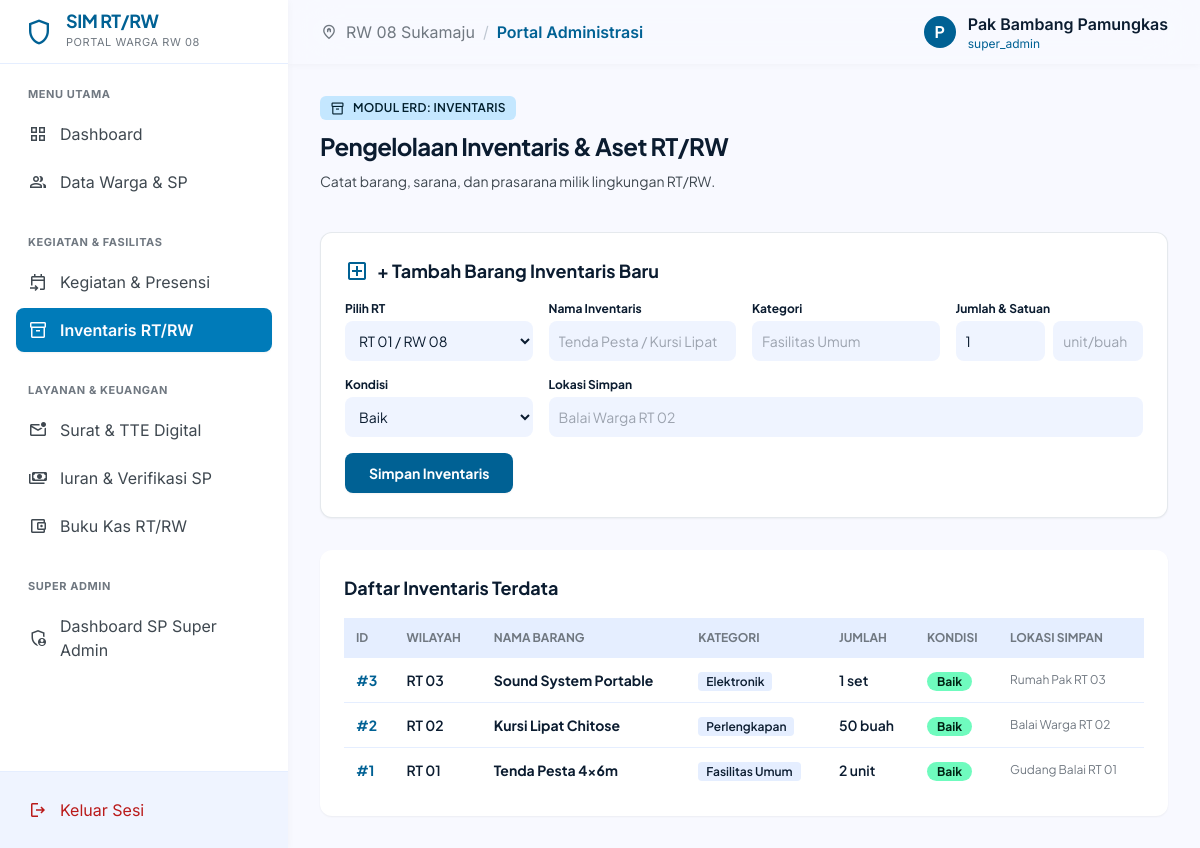
Screenshot of /admin/inventaris (signed in) with the database file from the repository.
### tables this page shows
CREATE TABLE inventaris (
            id_inventaris INTEGER PRIMARY KEY AUTOINCREMENT,
            id_rt INTEGER NOT NULL,
            nama_inventaris TEXT NOT NULL,
            kategori TEXT,
            jumlah INTEGER NOT NULL DEFAULT 0,
            satuan TEXT,
            kondisi TEXT DEFAULT 'Baik',
            lokasi_simpan TEXT,
            FOREIGN KEY (id_rt) REFERENCES rt(id_rt) ON DELETE CASCADE
        );

CREATE TABLE rt (
            id_rt INTEGER PRIMARY KEY AUTOINCREMENT,
            nomor_rt TEXT NOT NULL,
            rw TEXT NOT NULL,
            kelurahan TEXT NOT NULL,
            kecamatan TEXT NOT NULL
        );

### app.py (the view, shortened to what this page needs)
@app.route('/admin/inventaris', methods=['GET', 'POST'])
def admin_inventaris():
    if 'user_id' not in session or session.get('role') not in ['admin_rt', 'super_admin']:
        return redirect(url_for('login'))
    success_msg = None
    conn = db.get_db()
    cursor = conn.cursor()
    cursor.execute("SELECT * FROM rt")
    rt_list = [dict(row) for row in cursor.fetchall()]
    cursor.execute('''
        SELECT inv.*, r.nomor_rt
        FROM inventaris inv
        JOIN rt r ON inv.id_rt = r.id_rt
        ORDER BY inv.id_inventaris DESC
    ''')
    inventaris_list = [dict(row) for row in cursor.fetchall()]
    conn.close()
    return render_template('admin_inventaris.html', rt_list=rt_list, inventaris_list=inventaris_list, success_msg=success_msg)

### app.py (called while the page is built)
@app.context_processor
def inject_global_vars():
    return dict(now_date=datetime.now().strftime('%A, %d %b %Y'))

### db.py (called while the page is built)
def get_db():
    conn = sqlite3.connect(DB_FILE)
    conn.row_factory = sqlite3.Row
    return conn

### templates/admin_inventaris.html (shortened to what this page needs)
{% extends 'admin_base.html' %}
{% set active_page = 'inventaris' %}
{% block content %}
<div class="p-8 space-y-8 max-w-[1560px] mx-auto w-full">
    <div class="flex flex-col xl:flex-row xl:items-end justify-between gap-6 pb-2">
        <div class="space-y-2 max-w-3xl">
            <div class="inline-flex items-center gap-2 px-2.5 py-1 rounded-md bg-secondary-fixed text-on-secondary-fixed text-xs font-semibold tracking-wide uppercase">
                <span class="material-symbols-outlined text-[15px]">inventory_2</span>
                Modul ERD: INVENTARIS
            </div>
            <h1 class="font-headline-lg text-2xl font-bold text-on-surface tracking-tight">
                Pengelolaan Inventaris & Aset RT/RW
            </h1>
            <p class="font-body-md text-sm text-on-surface-variant leading-relaxed">
                Catat barang, sarana, dan prasarana milik lingkungan RT/RW.
            </p>
        </div>
    </div>
    <div class="bg-surface-container-lowest p-6 rounded-xl shadow-sm border border-outline-variant/40">
        <h2 class="text-lg font-bold text-on-surface mb-4 flex items-center gap-2">
            <span class="material-symbols-outlined text-primary">add_box</span>
            <span>+ Tambah Barang Inventaris Baru</span>
        </h2>
        <form action="/admin/inventaris/tambah" method="POST" class="grid grid-cols-1 md:grid-cols-4 gap-4">
            <div class="flex flex-col gap-1">
                <label class="text-xs font-bold text-on-surface">Pilih RT</label>
                <select name="id_rt" class="p-2.5 bg-surface-container-low rounded-lg text-sm border-0 focus:ring-2 focus:ring-primary">
                    {% for r in rt_list %}
                    <option value="{{ r.id_rt }}">RT {{ r.nomor_rt }} / RW {{ r.rw }}</option>
                    {% endfor %}
                </select>
            </div>
            <div class="flex flex-col gap-1">
                <label class="text-xs font-bold text-on-surface">Nama Inventaris</label>
                <input name="nama_inventaris" type="text" class="p-2.5 bg-surface-container-low rounded-lg text-sm border-0 focus:ring-2 focus:ring-primary" placeholder="Tenda Pesta / Kursi Lipat" required/>
            </div>
            <div class="flex flex-col gap-1">
                <label class="text-xs font-bold text-on-surface">Kategori</label>
                <input name="kategori" type="text" class="p-2.5 bg-surface-container-low rounded-lg text-sm border-0 focus:ring-2 focus:ring-primary" placeholder="Fasilitas Umum" required/>
            </div>
            <div class="flex flex-col gap-1">
                <label class="text-xs font-bold text-on-surface">Jumlah & Satuan</label>
                <div class="flex gap-2">
                    <input name="jumlah" type="number" class="w-1/2 p-2.5 bg-surface-container-low rounded-lg text-sm border-0 focus:ring-2 focus:ring-primary" value="1" required/>
                    <input name="satuan" type="text" class="w-1/2 p-2.5 bg-surface-container-low rounded-lg text-sm border-0 focus:ring-2 focus:ring-primary" placeholder="unit/buah" required/>
                </div>
            </div>
            <div class="flex flex-col gap-1">
                <label class="text-xs font-bold text-on-surface">Kondisi</label>
                <select name="kondisi" class="p-2.5 bg-surface-container-low rounded-lg text-sm border-0 focus:ring-2 focus:ring-primary">
                    <option value="Baik">Baik</option>
                </select>
            </div>
            <div class="md:col-span-3 flex flex-col gap-1">
                <label class="text-xs font-bold text-on-surface">Lokasi Simpan</label>
                <input name="lokasi_simpan" type="text" class="p-2.5 bg-surface-container-low rounded-lg text-sm border-0 focus:ring-2 focus:ring-primary" placeholder="Balai Warga RT 02" required/>
            </div>
            <div class="md:col-span-4">
                <button type="submit" class="px-6 py-2.5 bg-primary text-on-primary font-bold text-sm rounded-lg hover:bg-primary-container shadow-sm transition-all">
                    Simpan Inventaris
                </button>
            </div>
        </form>
    </div>
    <div class="bg-surface-container-lowest p-6 rounded-xl shadow-sm">
        <h2 class="text-lg font-bold text-on-surface mb-4">Daftar Inventaris Terdata</h2>
        <div class="overflow-x-auto">
            <table class="w-full text-left text-sm">
                <thead>
                    <tr class="bg-surface-container text-xs text-outline uppercase">
                        <th class="p-3">ID</th>
                        <th class="p-3">Wilayah</th>
                        <th class="p-3">Nama Barang</th>
                        <th class="p-3">Kategori</th>
                        <th class="p-3">Jumlah</th>
                        <th class="p-3">Kondisi</th>
                        <th class="p-3">Lokasi Simpan</th>
                    </tr>
                </thead>
                <tbody class="divide-y divide-surface-container">
                    {% for inv in inventaris_list %}
                    <tr class="hover:bg-surface-container-low">
                        <td class="p-3 font-bold text-primary">#{{ inv.id_inventaris }}</td>
                        <td class="p-3 font-semibold">RT {{ inv.nomor_rt }}</td>
                        <td class="p-3 font-bold text-on-surface">{{ inv.nama_inventaris }}</td>
                        <td class="p-3"><span class="px-2 py-0.5 rounded text-xs bg-surface-container font-semibold">{{ inv.kategori }}</span></td>
                        <td class="p-3 font-semibold">{{ inv.jumlah }} {{ inv.satuan }}</td>
                        <td class="p-3">
                            {% if inv.kondisi == 'Baik' %}
                            <span class="px-2.5 py-0.5 rounded-full text-xs font-bold bg-tertiary-fixed text-on-tertiary-fixed">Baik</span>
                            {% else %}
                            <span class="px-2.5 py-0.5 rounded-full text-xs font-bold bg-error-container text-on-error-container">Rusak</span>
                            {% endif %}
                        </td>
                        <td class="p-3 text-xs text-outline">{{ inv.lokasi_simpan }}</td>
                    </tr>
                    {% else %}
                    <tr>
                        <td colspan="7" class="p-4 text-center text-xs text-outline">Belum ada inventaris terdaftar.</td>
                    </tr>
                    {% endfor %}
                </tbody>
            </table>
        </div>
    </div>
</div>
{% endblock %}

### rows the page displays
inventaris: id_inventaris "3", nomor_rt "03", nama_inventaris "Sound System Portable", kategori "Elektronik", jumlah "1", satuan "set", kondisi "Baik", lokasi_simpan "Rumah Pak RT 03"
inventaris: id_inventaris "2", nomor_rt "02", nama_inventaris "Kursi Lipat Chitose", kategori "Perlengkapan", jumlah "50", satuan "buah", kondisi "Baik", lokasi_simpan "Balai Warga RT 02"
inventaris: id_inventaris "1", nomor_rt "01", nama_inventaris "Tenda Pesta 4x6m", kategori "Fasilitas Umum", jumlah "2", satuan "unit", kondisi "Baik", lokasi_simpan "Gudang Balai RT 01"

### other values shown
{{ session['user_name'][0] if session.get('user_name') else 'A' }} "P"
{{ session['user_name'] or 'Administrator' }} "Pak Bambang Pamungkas"
{{ session['role'] or 'Super Admin RT/RW' }} "super_admin"
